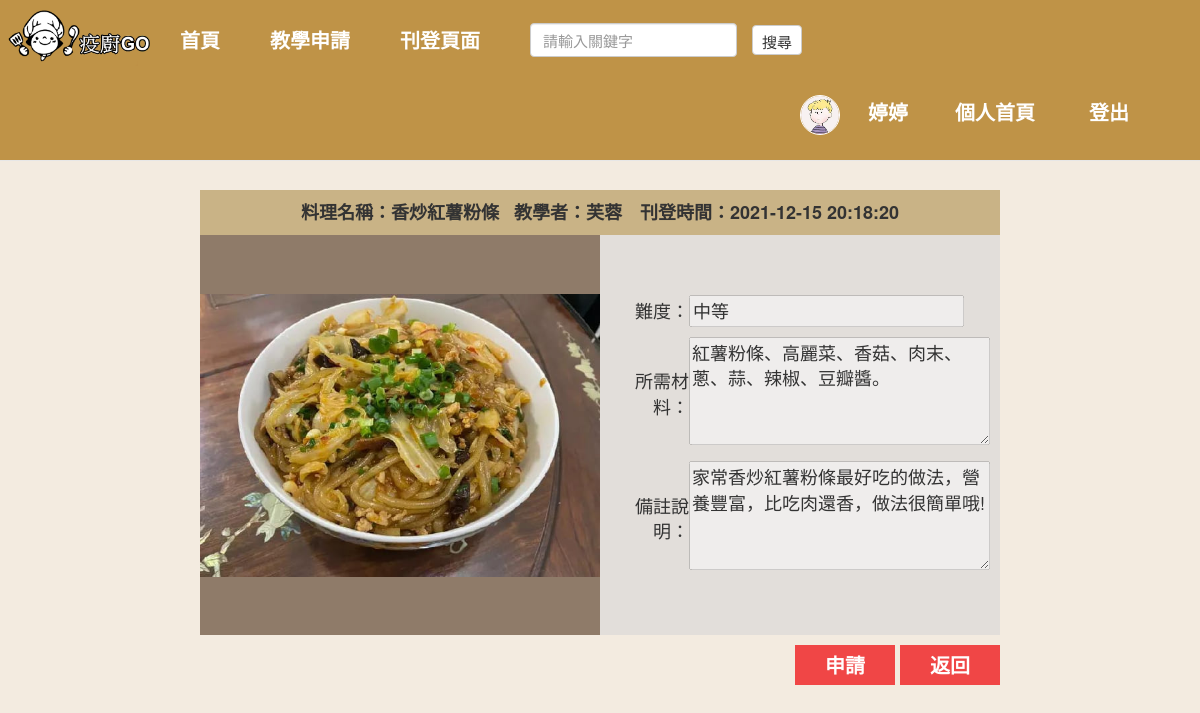
Page /show_news.php?id=10 (signed in) on the committed database.
### tables this page shows
CREATE TABLE `member` (
  `mNo` int(5) NOT NULL,
  `mName` varchar(20) NOT NULL,
  `mId` varchar(10) NOT NULL,
  `mSex` varchar(1) NOT NULL,
  `mPhone` varchar(15) NOT NULL,
  `mBirthday` date NOT NULL,
  `mAddress` varchar(50) NOT NULL,
  `mEmail` varchar(50) NOT NULL,
  `mJob` varchar(10) NOT NULL,
  `mAccount` varchar(20) NOT NULL,
  `mPassword` varchar(20) NOT NULL,
  `mNickname` varchar(20) NOT NULL,
  `mProfile` text NOT NULL,
  `mJoinDate` date DEFAULT NULL,
  `mPhoto_name` varchar(64) NOT NULL,
  `mPhoto_filename` varchar(64) NOT NULL
);

CREATE TABLE `journal` (
  `jNo` int(11) NOT NULL,
  `jDate` datetime DEFAULT current_timestamp(),
  `jDish` varchar(30) NOT NULL,
  `jDifficulty` varchar(10) NOT NULL,
  `jStuff` varchar(50) NOT NULL,
  `jRemarks` text DEFAULT NULL,
  `jPhoto_name` varchar(64) NOT NULL,
  `jPhoto_filename` varchar(64) NOT NULL,
  `j_mId` int(11) NOT NULL
);

### dbtools.inc.php (called while the page is built, shortened)
<?php
  function execute_sql($link, $database, $sql)
  {
    mysqli_select_db($link, $database)
      or die("開啟資料庫失敗: " . mysqli_error($link));
    $result = mysqli_query($link, $sql);
    return $result;
  }
?>

### show_news.php (the view, shortened to what this page needs)
<?php
	require_once("dbtools.inc.php");
	$link = create_connection();
	$mNo = $_COOKIE["id"];
	$sql1 = "SELECT mNickname,mPhoto_filename FROM member WHERE mNO =".$mNo;
	$result1 = execute_sql($link, "db_c108193104", $sql1);
	$row = mysqli_fetch_object($result1);
	$nickname = $row->mNickname;
    $file_name = $row->mPhoto_filename;
?>
<!DOCTYPE html>
<html>
  <head>
	<link rel="stylesheet" href="bootstrap.css" type="text/css" />
  </head>
  <body style="background-color:#F3EBE0">
	<nav class="navbar navbar-default navbar-fixed-top" role="navigation">
		<div class="collapse navbar-collapse navbar-ex1-collapse" style="background-color:#BF9347;padding:5px">
			<ul class="nav navbar-nav">
				<li><img src="image/brand.png" alt="brand" style="width:150px"></li>
				<li style="padding:10px"><a href="home.php" style="color:#FFF;font-weight:bold;font-size:20px">首頁</a></li>
				<li style="padding:10px"><a href="news.php" style="color:#FFF;font-weight:bold;font-size:20px">教學申請</a></li>
				<li style="padding:10px"><a href="add_news.php" style="color:#FFF;font-weight:bold;font-size:20px">刊登頁面</a></li>
			</ul>
			<form class="navbar-form navbar-left" role="search">
				<div class="form-group" style="padding:10px">
					<input id="keyword" type="text" class="form-control" placeholder="請輸入關鍵字">
				</div>
				<button type="submit" class="btn btn-default" style="padding:5px;width:50px;height:30px;font-size:15px">搜尋</button>
			</form>
			<ul class="nav navbar-nav navbar-right">
				<li style="padding:5px"><a href="#" style="color:#FFF;font-weight:bold;font-size:20px"><?php echo  "<img src='Thumbnail/headshot/".$file_name."' class='headshot' alt='headshot' >"; ?> &nbsp &nbsp <?php echo $nickname; ?></a></li>
				<li style="padding:12px"><a href="member_data.php" style="color:#FFF;font-weight:bold;font-size:20px">個人首頁</a></li>
				<li style="padding:12px"><a href="logout.php" style="color:#FFF;font-weight:bold;font-size:20px">登出</a></li>
				<li style="padding:12px"><a href="#" style="color:#FFF;font-weight:bold;font-size:20px"></a></li>
			</ul>
		</div>
	</nav>
    <center style="margin-top:120px;margin-bottom:30px"><h1 style="font-weight:bold">詳細資訊</h1></center>
	<?php
      require_once("dbtools.inc.php");
      $id = $_GET["id"];
      $link = create_connection();
      $sql = "SELECT * FROM journal WHERE jNo = $id";
      $result = execute_sql($link, "db_c108193104", $sql);
      echo "<table width='800'  align='center' style='padding:10px'>";
      while ($row = mysqli_fetch_assoc($result))
      {
		$file_name1 = $row["jPhoto_filename"];
		$j_mId = $row["j_mId"];
		$sql2 = "SELECT mNickname FROM member WHERE mNo=".$j_mId;
		$result2 = execute_sql($link, "db_c108193104", $sql2);
		$row2 = mysqli_fetch_assoc($result2);
        echo "<tr align='center' style='font-weight:bold'>";
        echo "<td bgcolor='#C9B386' colspan='2' style='padding:10px'>料理名稱：" . $row["jDish"] . "&nbsp;&nbsp;&nbsp;";
        echo "教學者：" . $row2["mNickname"] . "　";
        echo "刊登時間：" . $row["jDate"] . "</td></tr>";
		echo "<tr height='400'><td  width='400' style='background-color:#8F7B69;padding:0px'>";
		echo "<img src='Photo/food/$file_name1' alt='food' width='100%' style='border-width:1px'></td>";
		echo "<td  width='400' bgcolor='E2DEDA' style='padding:10px'>";
		echo "<table>";
		echo "<tr><td class='data'>難度：</td><td><input type='text' disabled value='".$row["jDifficulty"]."' style='width:275px'/></td></tr>";
		echo "<tr><td style='padding:5px'></td></tr>";
		echo "<tr><td class='data'>所需材料：</td><td><textarea cols='28' rows='4' disabled>".$row["jStuff"]."</textarea></td></tr>";
		echo "<tr><td style='padding:5px'></td></tr>";
		echo "<tr><td class='data'>備註說明：</td><td><textarea cols='28' rows='4' disabled>".$row["jRemarks"]."</textarea></td></tr>";
		echo "</table></td>";
		?>
		<tr>
		<td></td>
		<td align="right" style="padding-top:10px">
		<button id="btn1" value="add_data" onclick="location.href='apply.php'">申請</button>
		<button id="btn2" value="add_data" onclick="location.href='news.php'">返回</button>
		</td>
		</tr>
  <?php
      }
      echo "</table>";
    ?>
  </body>
</html>

### show_news.php (style rules this page uses)
nav { font-size:18px }
body { font-size:18px }
#btn1 { width:100px;height:40px; font-size:20px; background-color:#F04646; border:none; color:#FFF; font-weight:bold; }
#btn2 { width:100px;height:40px; font-size:20px; background-color:#F04646; border:none; color:#FFF; font-weight:bold; }
#keyword { font-size:15px; }
.headshot { width: 40px; border-radius: 50%; border: 1px solid; }
.data { text-align:right; }

### rows in the picture
member: mPhoto_filename (picture), mNickname "婷婷"
journal: jDish "香炒紅薯粉條", member.mNickname "芙蓉", jDate "2021-12-15 20:18:20", jPhoto_filename (picture), jDifficulty "中等", jStuff "紅薯粉條、高麗菜、香菇、肉末、蔥、蒜、辣椒、豆瓣醬。", jRemarks "家常香炒紅薯粉條最好吃的做法，營養豐富，比吃肉還香，做法很簡單哦!"
